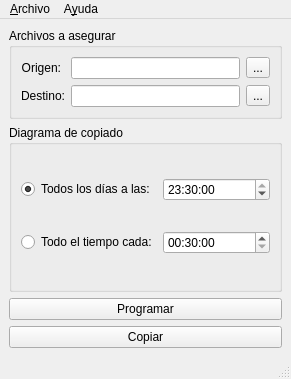
<?xml version="1.0" encoding="UTF-8"?>
<ui version="4.0">
 <class>MainWindow</class>
 <widget class="QMainWindow" name="MainWindow">
  <property name="geometry">
   <rect>
    <x>0</x>
    <y>0</y>
    <width>291</width>
    <height>379</height>
   </rect>
  </property>
  <property name="windowTitle">
   <string>BackUpSimple</string>
  </property>
  <property name="windowIcon">
   <iconset>
    <normaloff>Imágenes/Logo4.png</normaloff>Imágenes/Logo4.png</iconset>
  </property>
  <property name="statusTip">
   <string/>
  </property>
  <widget class="QWidget" name="centralwidget">
   <layout class="QGridLayout" name="gridLayout">
    <item row="5" column="0" rowspan="2">
     <widget class="QGroupBox" name="groupBox_2">
      <property name="title">
       <string>Diagrama de copiado</string>
      </property>
      <layout class="QGridLayout" name="gridLayout_3">
       <item row="1" column="0">
        <widget class="QRadioButton" name="radioCada">
         <property name="text">
          <string>Todo el tiempo cada:</string>
         </property>
        </widget>
       </item>
       <item row="1" column="1" colspan="2">
        <widget class="QTimeEdit" name="timeCada">
         <property name="time">
          <time>
           <hour>0</hour>
           <minute>30</minute>
           <second>0</second>
          </time>
         </property>
         <property name="minimumTime">
          <time>
           <hour>0</hour>
           <minute>30</minute>
           <second>0</second>
          </time>
         </property>
        </widget>
       </item>
       <item row="0" column="0">
        <widget class="QRadioButton" name="radioDiario">
         <property name="text">
          <string>Todos los días a las:</string>
         </property>
         <property name="checked">
          <bool>true</bool>
         </property>
        </widget>
       </item>
       <item row="0" column="1" colspan="2">
        <widget class="QTimeEdit" name="timeDiario">
         <property name="time">
          <time>
           <hour>23</hour>
           <minute>30</minute>
           <second>0</second>
          </time>
         </property>
        </widget>
       </item>
      </layout>
     </widget>
    </item>
    <item row="8" column="0">
     <widget class="QPushButton" name="pushProgramar">
      <property name="text">
       <string>Programar</string>
      </property>
     </widget>
    </item>
    <item row="9" column="0">
     <widget class="QPushButton" name="pushCopiar">
      <property name="text">
       <string>Copiar</string>
      </property>
     </widget>
    </item>
    <item row="0" column="0">
     <widget class="QGroupBox" name="groupBox">
      <property name="title">
       <string>Archivos a asegurar</string>
      </property>
      <layout class="QGridLayout" name="gridLayout_2">
       <item row="2" column="0">
        <widget class="QLabel" name="labelDestino">
         <property name="sizePolicy">
          <sizepolicy hsizetype="Maximum" vsizetype="Preferred">
           <horstretch>0</horstretch>
           <verstretch>0</verstretch>
          </sizepolicy>
         </property>
         <property name="text">
          <string>Destino:</string>
         </property>
         <property name="alignment">
          <set>Qt::AlignRight|Qt::AlignTrailing|Qt::AlignVCenter</set>
         </property>
        </widget>
       </item>
       <item row="0" column="0">
        <widget class="QLabel" name="labelOrigen">
         <property name="sizePolicy">
          <sizepolicy hsizetype="Maximum" vsizetype="Preferred">
           <horstretch>0</horstretch>
           <verstretch>0</verstretch>
          </sizepolicy>
         </property>
         <property name="text">
          <string>Origen:</string>
         </property>
         <property name="alignment">
          <set>Qt::AlignRight|Qt::AlignTrailing|Qt::AlignVCenter</set>
         </property>
        </widget>
       </item>
       <item row="2" column="2">
        <widget class="QToolButton" name="toolDestino">
         <property name="text">
          <string>...</string>
         </property>
        </widget>
       </item>
       <item row="0" column="1">
        <widget class="QLineEdit" name="lineOrigen"/>
       </item>
       <item row="0" column="2">
        <widget class="QToolButton" name="toolOrigen">
         <property name="text">
          <string>...</string>
         </property>
        </widget>
       </item>
       <item row="2" column="1">
        <widget class="QLineEdit" name="lineDestino"/>
       </item>
      </layout>
     </widget>
    </item>
   </layout>
  </widget>
  <widget class="QMenuBar" name="menubar">
   <property name="geometry">
    <rect>
     <x>0</x>
     <y>0</y>
     <width>291</width>
     <height>30</height>
    </rect>
   </property>
   <widget class="QMenu" name="menuArchivo">
    <property name="title">
     <string>&amp;Archivo</string>
    </property>
    <addaction name="actionSalir"/>
   </widget>
   <widget class="QMenu" name="menuAyuda">
    <property name="title">
     <string>A&amp;yuda</string>
    </property>
    <addaction name="actionComoUsar"/>
    <addaction name="actionAcercaDe"/>
   </widget>
   <addaction name="menuArchivo"/>
   <addaction name="menuAyuda"/>
  </widget>
  <widget class="QStatusBar" name="statusbar"/>
  <action name="actionSalir">
   <property name="text">
    <string>&amp;Salir</string>
   </property>
   <property name="shortcut">
    <string>Ctrl+Q</string>
   </property>
  </action>
  <action name="actionComoUsar">
   <property name="text">
    <string>Como usar</string>
   </property>
   <property name="shortcut">
    <string>F1</string>
   </property>
  </action>
  <action name="actionAcercaDe">
   <property name="text">
    <string>Acerca de</string>
   </property>
  </action>
 </widget>
 <tabstops>
  <tabstop>lineOrigen</tabstop>
  <tabstop>toolOrigen</tabstop>
  <tabstop>lineDestino</tabstop>
  <tabstop>toolDestino</tabstop>
  <tabstop>radioDiario</tabstop>
  <tabstop>timeDiario</tabstop>
  <tabstop>radioCada</tabstop>
  <tabstop>timeCada</tabstop>
  <tabstop>pushProgramar</tabstop>
  <tabstop>pushCopiar</tabstop>
 </tabstops>
 <resources/>
 <connections/>
</ui>
